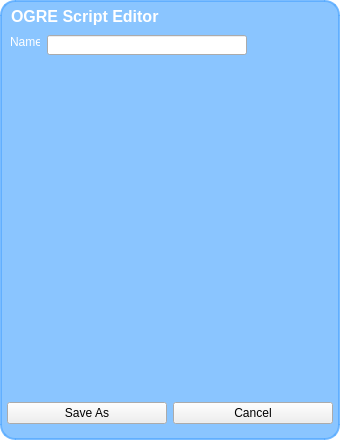
<?xml version="1.0" encoding="UTF-8"?>
<ui version="4.0">
 <class>AvatarEditor</class>
 <widget class="QWidget" name="AvatarEditor">
  <property name="geometry">
   <rect>
    <x>0</x>
    <y>0</y>
    <width>340</width>
    <height>440</height>
   </rect>
  </property>
  <property name="styleSheet">
   <string>/* Containers */

QWidget#AvatarEditor {
	background-color: rgba(255, 255, 255, 0);
}

QFrame#MainFrame {
	background-color: rgba(85, 170, 255, 175);
	border: 2px solid rgba(85, 170, 255, 200);
	padding: 5px;
	border-radius:15px;
}

</string>
  </property>
  <layout class="QHBoxLayout" name="horizontalLayout">
   <property name="spacing">
    <number>0</number>
   </property>
   <property name="margin">
    <number>0</number>
   </property>
   <item>
    <widget class="QFrame" name="MainFrame">
     <property name="frameShape">
      <enum>QFrame::StyledPanel</enum>
     </property>
     <property name="frameShadow">
      <enum>QFrame::Raised</enum>
     </property>
     <layout class="QVBoxLayout" name="verticalLayout">
      <property name="margin">
       <number>0</number>
      </property>
      <item>
       <widget class="QLabel" name="label">
        <property name="sizePolicy">
         <sizepolicy hsizetype="Maximum" vsizetype="Maximum">
          <horstretch>0</horstretch>
          <verstretch>0</verstretch>
         </sizepolicy>
        </property>
        <property name="font">
         <font>
          <pointsize>12</pointsize>
          <weight>75</weight>
          <bold>true</bold>
         </font>
        </property>
        <property name="styleSheet">
         <string>
            color: rgb(255, 255, 255);
            padding-bottom: 3px;
            background-color: rgba(255, 255, 255, 0);
          </string>
        </property>
        <property name="text">
         <string>OGRE Script Editor</string>
        </property>
       </widget>
      </item>
      <item>
       <widget class="QWidget" name="widgetName" native="true">
        <property name="enabled">
         <bool>true</bool>
        </property>
        <property name="sizePolicy">
         <sizepolicy hsizetype="Preferred" vsizetype="Preferred">
          <horstretch>0</horstretch>
          <verstretch>0</verstretch>
         </sizepolicy>
        </property>
        <property name="maximumSize">
         <size>
          <width>16777215</width>
          <height>35</height>
         </size>
        </property>
        <widget class="QLabel" name="labelName">
         <property name="geometry">
          <rect>
           <x>0</x>
           <y>0</y>
           <width>33</width>
           <height>17</height>
          </rect>
         </property>
         <property name="sizePolicy">
          <sizepolicy hsizetype="Maximum" vsizetype="Maximum">
           <horstretch>0</horstretch>
           <verstretch>0</verstretch>
          </sizepolicy>
         </property>
         <property name="styleSheet">
          <string>
            color: rgb(255, 255, 255);
            padding-bottom: 3px;
            background-color: rgba(255, 255, 255, 0);
          </string>
         </property>
         <property name="text">
          <string>Name</string>
         </property>
        </widget>
        <widget class="QLineEdit" name="lineEditName">
         <property name="geometry">
          <rect>
           <x>40</x>
           <y>0</y>
           <width>200</width>
           <height>20</height>
          </rect>
         </property>
        </widget>
       </widget>
      </item>
      <item>
       <widget class="QWidget" name="widgetEditor" native="true">
        <property name="sizePolicy">
         <sizepolicy hsizetype="Expanding" vsizetype="Preferred">
          <horstretch>0</horstretch>
          <verstretch>0</verstretch>
         </sizepolicy>
        </property>
       </widget>
      </item>
      <item>
       <widget class="QWidget" name="widgetButton" native="true">
        <property name="sizePolicy">
         <sizepolicy hsizetype="Preferred" vsizetype="Maximum">
          <horstretch>0</horstretch>
          <verstretch>0</verstretch>
         </sizepolicy>
        </property>
        <layout class="QHBoxLayout" name="horizontalLayout">
         <property name="leftMargin">
          <number>0</number>
         </property>
         <property name="rightMargin">
          <number>0</number>
         </property>
         <item>
          <widget class="QPushButton" name="buttonSaveAs">
           <property name="text">
            <string>Save As</string>
           </property>
          </widget>
         </item>
         <item>
          <widget class="QPushButton" name="buttonCancel">
           <property name="text">
            <string>Cancel</string>
           </property>
          </widget>
         </item>
        </layout>
       </widget>
      </item>
     </layout>
    </widget>
   </item>
  </layout>
 </widget>
 <resources/>
 <connections/>
</ui>
